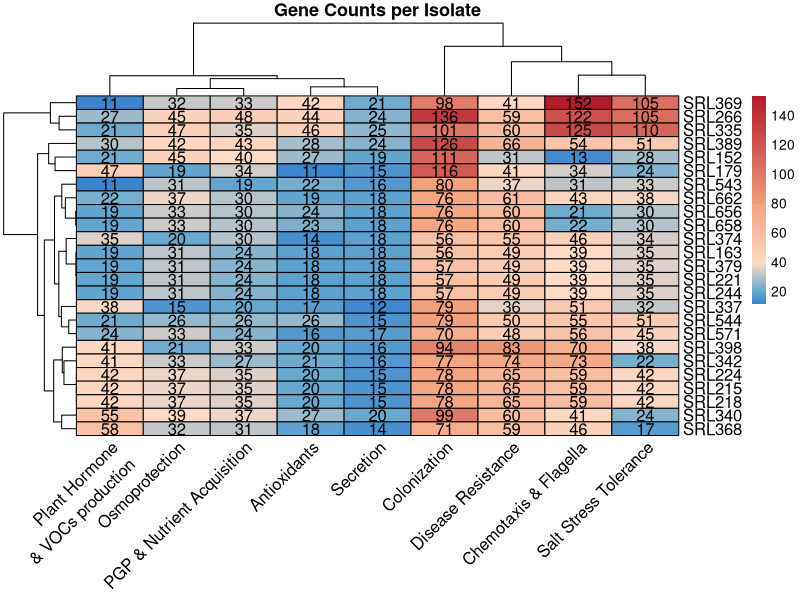

Here is the R script that generated this plot:
######################################################################################################
# script name: gene_function_heatmap.R
# developed by: Nikolaos P. Arapitsas
# framework: SarrisLab
######################################################################################################
# GOAL:
# Aim of this script is to create a heatmap illustrating the distribution of gene functions across the
# 25 isolates.
######################################################################################################
# usage:./gene_function_heatmap.R
# complete path: /home/nik_arapitsas/Documents/Bacillus_project/scripts/gene_function_heatmap.R
######################################################################################################

# Load required packages
install.packages("pheatmap")
library(pheatmap)
library(readxl)

# Load your data
gene_function_distribution <- read_excel("Functions_Distribution_per_Isolate.xlsx")  

# Set row names 
gene_function_distribution <- as.data.frame(gene_function_distribution)
rownames(gene_function_distribution) <- gene_function_distribution$Isolate_ID  
gene_function_distribution <- gene_function_distribution[ , -1]

min_val <- min(gene_function_distribution)
max_val <- max(gene_function_distribution)

# Set two midpoints

# Ensure increasing, valid breaks
b1 <- max(min_val, 20)
b2 <- max(b1 + 0.01, 40)
b3 <- max(b2 + 0.01, 80)
b4 <- max(b3 + 0.01, max_val + 1)

# Create 4 color segments (3 breakpoints = 4 color bins)
n_segments <- 40  
breaks <- c(
  seq(min_val, b1, length.out = n_segments),
  seq(b1 + 0.01, b2, length.out = n_segments),
  seq(b2 + 0.01, b3, length.out = n_segments),
  seq(b3 + 0.01, b4, length.out = n_segments)
)

# Make sure breaks are unique
breaks <- unique(breaks)

# Set the palette
colors <- c(
  colorRampPalette(c("#3B84CE", "#67a9cf"))(n_segments - 1),         
  colorRampPalette(c("#67a9cf", "#fddbc7"))(n_segments - 1),         
  colorRampPalette(c("#fddbc7", "#f4a582"))(n_segments - 1),         
  colorRampPalette(c("#f4a582", "#b2182b"))(length(breaks) - 3 * (n_segments - 1))  
)

colnames(gene_function_distribution) <- gsub("_", " ", colnames(gene_function_distribution))
colnames(gene_function_distribution) <- gsub(
  "Plant Hormone & VOCs production",
  "Plant Hormone\n& VOCs production",
  colnames(gene_function_distribution)
)

png("gene_function_heatmap.png", width = 3000, height = 3000, res = 300)

pheatmap(
  gene_function_distribution,
  color = colors,
  breaks = breaks,
  cluster_rows = TRUE,
  cluster_cols = TRUE,
  display_numbers = TRUE,
  number_format = "%.0f",
  border_color = "black",   
  number_color = "black",
  fontsize_number = 12,
  fontsize_row = 12, 
  fontsize_col = 12,
  angle_col = 45,  
  main = "Gene Counts per Isolate"
)

dev.off()
